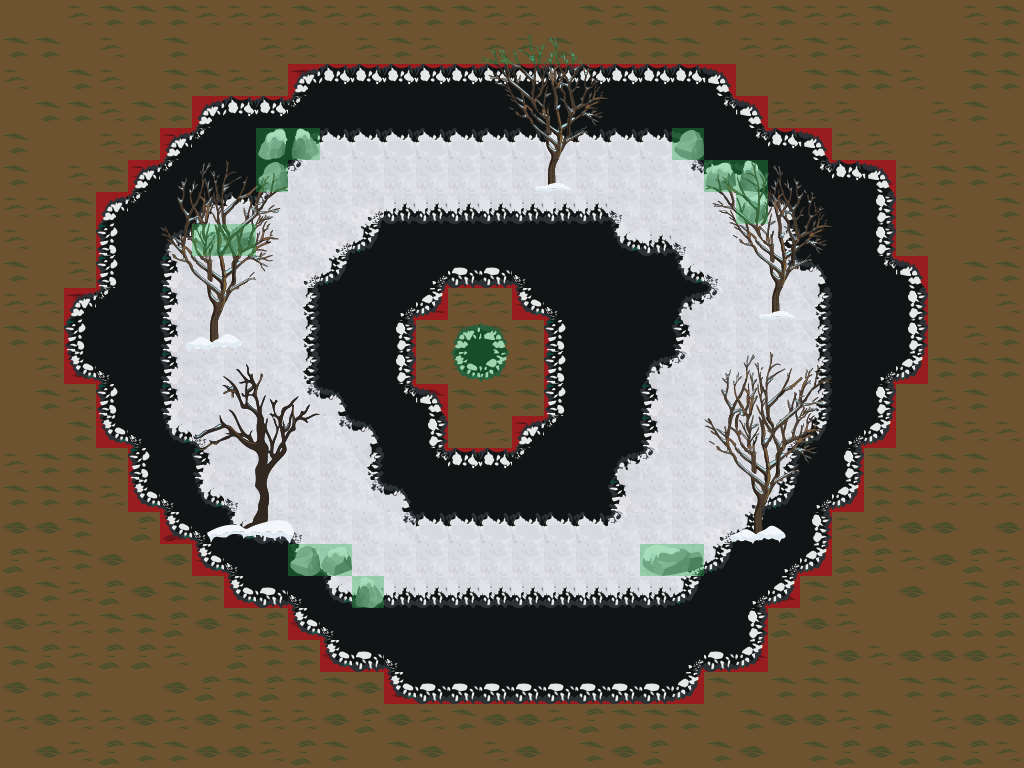

This game map was drawn from its Tiled (.tmx) file and the tilesets committed beside it. A one-line description and the trimmed map source follow:
An orthogonal 32x24 tile map with 32x32 px tiles, 6 tile layers (Background, Ground, Overground, GroundObjects, ...), 4 hidden layers not drawn, 9 tilesets and 8 objects (Player).

<map version="1.0" orientation="orthogonal" renderorder="right-down" width="32" height="24" tilewidth="32" tileheight="32" nextobjectid="20">
 <properties>
  <property name="unity:resource" value="True" />
 </properties>
 <tileset firstgid="1" name="rocksnow" tilewidth="32" tileheight="32" tilecount="36" columns="12">
  <image source="../img/rocksnow.png" width="384" height="96" />
  <terraintypes>
   <terrain name="darkrocksnow" tile="13" />
   <terrain name="snowdarkrock" tile="16" />
  </terraintypes>
  <tile id="0" terrain=",,,0" />
  <tile id="1" terrain=",,0,0" />
  <tile id="2" terrain=",,0," />
  <tile id="3" terrain=",,,1" />
  <tile id="4" terrain=",,1,1" />
  <tile id="5" terrain=",,1," />
  <tile id="8" terrain="1,1,1," />
  <tile id="9" terrain="1,1,,1" />
  <tile id="10" terrain="0,0,0," />
  <tile id="11" terrain="0,0,,0" />
  <tile id="12" terrain=",0,,0" />
  <tile id="13" terrain="0,0,0,0" />
  <tile id="14" terrain="0,,0," />
  <tile id="15" terrain=",1,,1" />
  <tile id="16" terrain="1,1,1,1" />
  <tile id="17" terrain="1,,1," />
  <tile id="20" terrain="1,,1,1" />
  <tile id="21" terrain=",1,1,1" />
  <tile id="22" terrain="0,,0,0" />
  <tile id="23" terrain=",0,0,0" />
  <tile id="24" terrain=",0,," />
  <tile id="25" terrain="0,0,," />
  <tile id="26" terrain="0,,," />
  <tile id="27" terrain=",1,," />
  <tile id="28" terrain="1,1,," />
  <tile id="29" terrain="1,,," />
 </tileset>
 <tileset firstgid="37" name="tree" tilewidth="32" tileheight="32" tilecount="120" columns="20">
  <image source="../img/tree.png" width="641" height="192" />
 </tileset>
 <tileset firstgid="157" name="water" tilewidth="32" tileheight="32" tilecount="36" columns="12">
  <image source="../img/water.png" width="384" height="96" />
  <terraintypes>
   <terrain name="water" tile="13" />
  </terraintypes>
  <tile id="0" terrain=",,,0" />
  <tile id="1" terrain=",,0,0" />
  <tile id="2" terrain=",,0," />
  <tile id="10" terrain="0,0,0," />
  <tile id="11" terrain="0,0,,0" />
  <tile id="12" terrain=",0,,0" />
  <tile id="13" terrain="0,0,0,0" />
  <tile id="14" terrain="0,,0," />
  <tile id="22" terrain="0,,0,0" />
  <tile id="23" terrain=",0,0,0" />
  <tile id="24" terrain=",0,," />
  <tile id="25" terrain="0,0,," />
  <tile id="26" terrain="0,,," />
 </tileset>
 <tileset firstgid="193" name="coll" tilewidth="32" tileheight="32" tilecount="1" columns="1">
  <image source="../img/coll.png" width="32" height="32" />
  <tile id="0">
   <objectgroup draworder="index">
    <object id="1" x="0" y="0" width="32" height="32" />
   </objectgroup>
  </tile>
 </tileset>
 <tileset firstgid="194" name="darkrock" tilewidth="32" tileheight="32" tilecount="36" columns="12">
  <image source="../img/darkrock.png" width="384" height="96" />
  <terraintypes>
   <terrain name="darkrock" tile="16" />
  </terraintypes>
  <tile id="3" terrain=",,,0" />
  <tile id="4" terrain=",,0,0" />
  <tile id="5" terrain=",,0," />
  <tile id="10" terrain="0,0,0," />
  <tile id="11" terrain="0,0,,0" />
  <tile id="15" terrain=",0,,0" />
  <tile id="16" terrain="0,0,0,0" />
  <tile id="17" terrain="0,,0," />
  <tile id="22" terrain="0,,0,0" />
  <tile id="23" terrain=",0,0,0" />
  <tile id="27" terrain=",0,," />
  <tile id="28" terrain="0,0,," />
  <tile id="29" terrain="0,,," />
 </tileset>
 <tileset firstgid="230" name="hole" tilewidth="32" tileheight="32" tilecount="36" columns="12">
  <image source="../img/hole.png" width="384" height="96" />
  <terraintypes>
   <terrain name="hole1" tile="13" />
  </terraintypes>
  <tile id="0" terrain=",,,0" />
  <tile id="1" terrain=",,0,0" />
  <tile id="2" terrain=",,0," />
  <tile id="10" terrain="0,0,0," />
  <tile id="11" terrain="0,0,,0" />
  <tile id="12" terrain=",0,,0" />
  <tile id="13" terrain="0,0,0,0" />
  <tile id="14" terrain="0,,0," />
  <tile id="22" terrain="0,,0,0" />
  <tile id="23" terrain=",0,0,0" />
  <tile id="24" terrain=",0,," />
  <tile id="25" terrain="0,0,," />
  <tile id="26" terrain="0,,," />
 </tileset>
 <tileset firstgid="266" name="lightrock" tilewidth="32" tileheight="32" tilecount="36" columns="12">
  <image source="../img/lightrock.png" width="384" height="96" />
  <terraintypes>
   <terrain name="lightrock" tile="13" />
   <terrain name="lightrocksnow" tile="16" />
  </terraintypes>
  <tile id="0" terrain=",,,0" />
  <tile id="1" terrain=",,0,0" />
  <tile id="2" terrain=",,0," />
  <tile id="3" terrain=",,,1" />
  <tile id="4" terrain=",,1,1" />
  <tile id="5" terrain=",,1," />
  <tile id="8" terrain="1,1,1," />
  <tile id="9" terrain="1,1,,1" />
  <tile id="10" terrain="0,0,0," />
  <tile id="11" terrain="0,0,,0" />
  <tile id="12" terrain=",0,,0" />
  <tile id="13" terrain="0,0,0,0" />
  <tile id="14" terrain="0,,0," />
  <tile id="15" terrain=",1,,1" />
  <tile id="16" terrain="1,1,1,1" />
  <tile id="17" terrain="1,,1," />
  <tile id="20" terrain="1,,1,1" />
  <tile id="21" terrain=",1,1,1" />
  <tile id="22" terrain="0,,0,0" />
  <tile id="23" terrain=",0,0,0" />
  <tile id="24" terrain=",0,," />
  <tile id="25" terrain="0,0,," />
  <tile id="26" terrain="0,,," />
  <tile id="27" terrain=",1,," />
  <tile id="28" terrain="1,1,," />
  <tile id="29" terrain="1,,," />
 </tileset>
 <tileset firstgid="302" name="obj" tilewidth="32" tileheight="32" tilecount="120" columns="20">
  <image source="../img/obj.png" width="641" height="192" />
 </tileset>
 <tileset firstgid="422" name="block_rock" tilewidth="32" tileheight="32" tilecount="1" columns="1">
  <image source="../img/block_rock.png" width="32" height="32" />
  <tile id="0">
   <objectgroup draworder="index">
    <object id="1" x="0" y="0" width="32" height="32" />
   </objectgroup>
  </tile>
 </tileset>
 <layer name="Background" width="32" height="24">
  <properties>
   <property name="unity:sortingLayerName" value="Background" />
  </properties>
  <data>[768 cells, 768 non-empty, 5 distinct tile ids]</data>
 </layer>
 <layer name="Ground" width="32" height="24">
  <properties>
   <property name="unity:sortingLayerName" value="Ground" />
  </properties>
  <data>[768 cells, 417 non-empty, 13 distinct tile ids]</data>
 </layer>
 <layer name="Overground" width="32" height="24">
  <properties>
   <property name="unity:sortingLayerName" value="Overground" />
  </properties>
  <data>[768 cells, 196 non-empty, 13 distinct tile ids]</data>
 </layer>
 <layer name="GroundObjects" width="32" height="24">
  <properties>
   <property name="unity:sortingLayerName" value="GroundObjects" />
  </properties>
  <data>[768 cells, 35 non-empty, 19 distinct tile ids]</data>
 </layer>
 <layer name="TopObjects" width="32" height="24">
  <properties>
   <property name="unity:sortingLayerName" value="TopObjects" />
  </properties>
  <data>[768 cells, 100 non-empty, 60 distinct tile ids]</data>
 </layer>
 <layer name="DBNorth" width="32" height="24" visible="0">
  <properties>
   <property name="unity:sortingLayerName" value="GroundObjects" />
   <property name="unity:tag" value="DBNorth" />
  </properties>
  <data>[768 cells, 2 non-empty, 1 distinct tile ids]</data>
 </layer>
 <layer name="DBSouth" width="32" height="24" visible="0">
  <properties>
   <property name="unity:sortingLayerName" value="GroundObjects" />
   <property name="unity:tag" value="DBSouth" />
  </properties>
  <data>[768 cells, 2 non-empty, 1 distinct tile ids]</data>
 </layer>
 <layer name="DBWest" width="32" height="24" visible="0">
  <properties>
   <property name="unity:sortingLayerName" value="GroundObjects" />
   <property name="unity:tag" value="DBWest" />
  </properties>
  <data>[768 cells, 2 non-empty, 1 distinct tile ids]</data>
 </layer>
 <layer name="DBEast" width="32" height="24" visible="0">
  <properties>
   <property name="unity:sortingLayerName" value="GroundObjects" />
   <property name="unity:tag" value="DBEast" />
  </properties>
  <data>[768 cells, 2 non-empty, 1 distinct tile ids]</data>
 </layer>
 <layer name="Collision" width="32" height="24" opacity="0.37">
  <data>[768 cells, 369 non-empty, 1 distinct tile ids]</data>
 </layer>
 <objectgroup name="Spawns">
  <properties>
   <property name="unity:tag" value="SpawnLayer" />
  </properties>
  <object id="3" name="Player" x="509.833" y="627.333" width="10" height="10">
   <properties>
    <property name="SpawnName" value="Player" />
    <property name="SpawnNumber" value="1" />
   </properties>
   <ellipse />
  </object>
  <object id="10" x="435.667" y="134.333" width="50" height="50">
   <properties>
    <property name="SpawnName" value="Boss" />
    <property name="SpawnNumber" value="1" />
   </properties>
   <ellipse />
  </object>
 </objectgroup>
 <objectgroup name="Doors">
  <properties>
   <property name="unity:tag" value="DoorsLayer" />
  </properties>
 </objectgroup>
 <objectgroup name="Items">
  <object id="16" x="288" y="178" width="50" height="50">
   <properties>
    <property name="SpawnName" value="DifficultEnemy" />
    <property name="SpawnNumber" value="1" />
   </properties>
   <ellipse />
  </object>
  <object id="17" x="636" y="179" width="50" height="50">
   <properties>
    <property name="SpawnName" value="DifficultEnemy" />
    <property name="SpawnNumber" value="1" />
   </properties>
   <ellipse />
  </object>
  <object id="18" x="234" y="289" width="50" height="50">
   <properties>
    <property name="SpawnName" value="DifficultEnemy" />
    <property name="SpawnNumber" value="1" />
   </properties>
   <ellipse />
  </object>
  <object id="19" x="711" y="298" width="50" height="50">
   <properties>
    <property name="SpawnName" value="DifficultEnemy" />
    <property name="SpawnNumber" value="1" />
   </properties>
   <ellipse />
  </object>
 </objectgroup>
</map>
